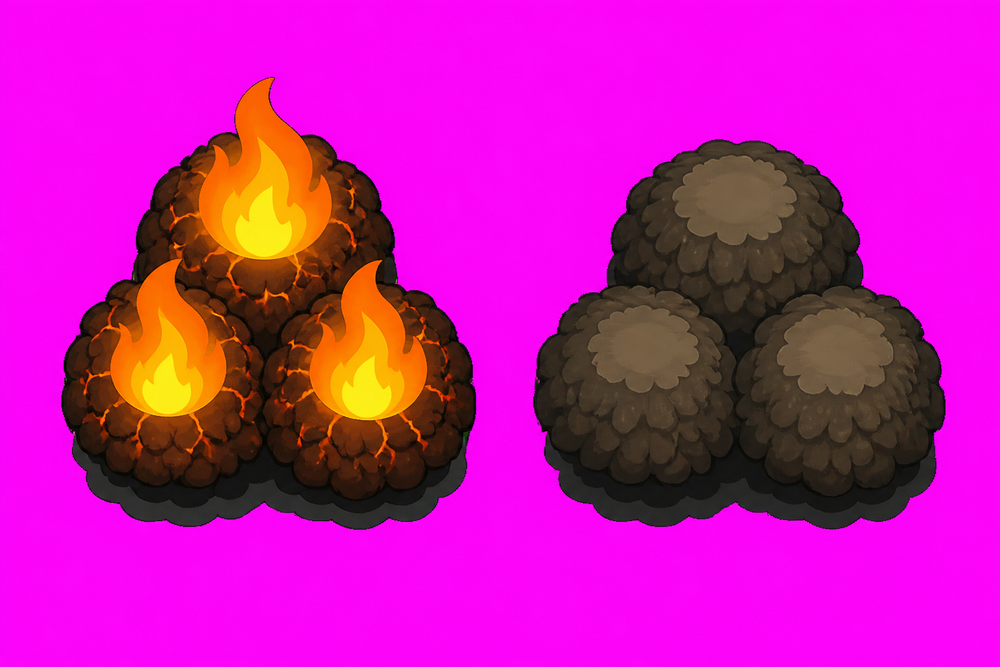
#> input picture art/terrain-runs/forest-states/raw-sheet.png, 1000 x 667 px, shrunk from 1536 x 1024 before the run
$ python despill-magenta.py ../art/terrain-runs/forest-states/raw-sheet.png
#> lines starting #> are read from the running program, lines starting #| are printed output that depends on the picture; after the words box and inside, x2 and y2 are one past the last pixel; in counts of white or black regions, pixels touching at a corner belong together
#!/usr/bin/env python3
"""消除品红键色在角色轮廓上留下的紫色溢色边。

`generate2dsprite process` 用「到 #FF00FF 的色距」判断背景，边缘那些「品红 x 描边」
混合出来的像素色距太大删不掉，而把阈值提到能删掉它们时，浅色像素（骨白、皮毛高光）
的色距同样大，会被一起挖穿。阈值这个维度上不存在可行解。

改成不删而是校正：品红溢色的特征是红蓝双高、绿通道被压低，即 spill = min(r, b) - g > 0。
对本项目的角色配色（灰绿肤色、棕皮革、骨白、钢灰、血红）该判据不会误伤——这些颜色的
绿通道都不低于红蓝的较小值。把 r、b 压回 g，溢色像素就还原成中性的深色描边。

前提：角色配色里不能有粉/品红/紫罗兰/紫色，这些颜色会被判成溢色。prompt 里已明确禁止。
素材**必须**用紫时（魂晶水晶就是），用 `--min-spill` 抬高判定门槛：先量出素材本身的最高
品红度，再取一个高于它、低于键色底的值。魂晶那张实测素材 ≤133、键色底 237~245，取 140。

只处理已抠好底的透明帧。目录模式会跳过 raw-sheet.png：那是未抠色的原始生图，背景是纯品红
(255,0,255)，min(r,b)-g = 255 会被判成溢色而压成黑色，等于毁掉复现锚点。

用法：
    python3 scripts/despill-magenta.py art/sprite-runs/bloodfang/walk
    python3 scripts/despill-magenta.py <dir> --strength 1.0 --dry-run
"""

from __future__ import annotations

import argparse
import pathlib
import sys

import numpy as np
from PIL import Image

# alpha 低于此值的像素视作背景，不参与统计与校正
ALPHA_FLOOR = 16

# 未抠色的原始生图，背景仍是纯品红，绝不能 despill（会整片压成黑色）
SKIP_NAMES = {"raw-sheet.png"}


def despill(img: Image.Image, strength: float, min_spill: int) -> tuple[Image.Image, int, int]:
#> called with strength = 1, min_spill = 0
    a = np.array(img.convert("RGBA"))
    rgb = a[..., :3].astype(np.int16)
    alpha = a[..., 3]
#> alpha: shape (667, 1000); every value is 255

    r, g, b = rgb[..., 0], rgb[..., 1], rgb[..., 2]
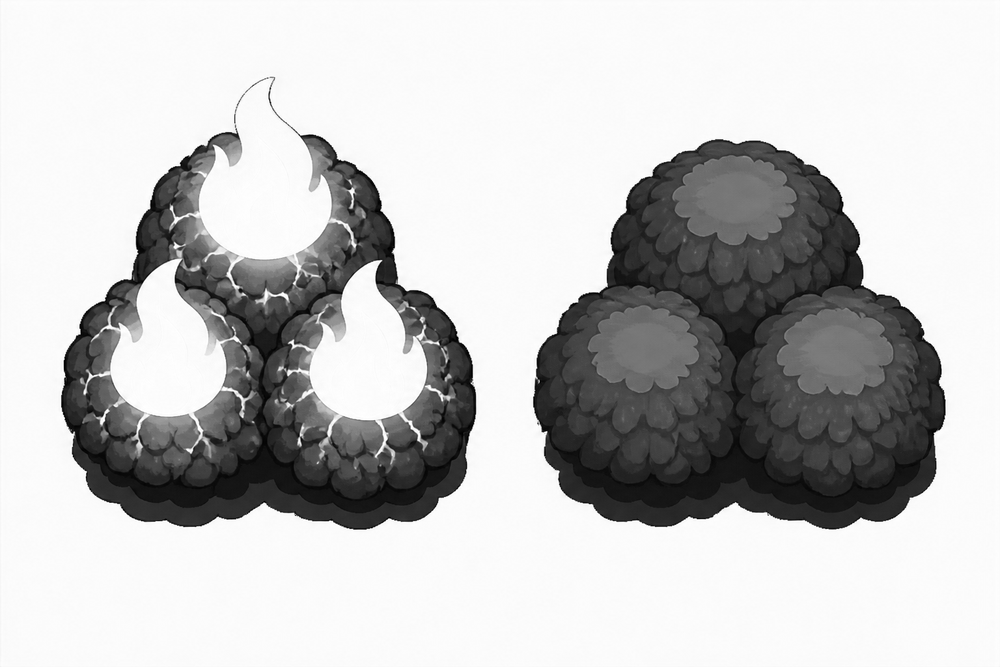
#> r: shape (667, 1000) int16; min 0, max 255, mean 194.9
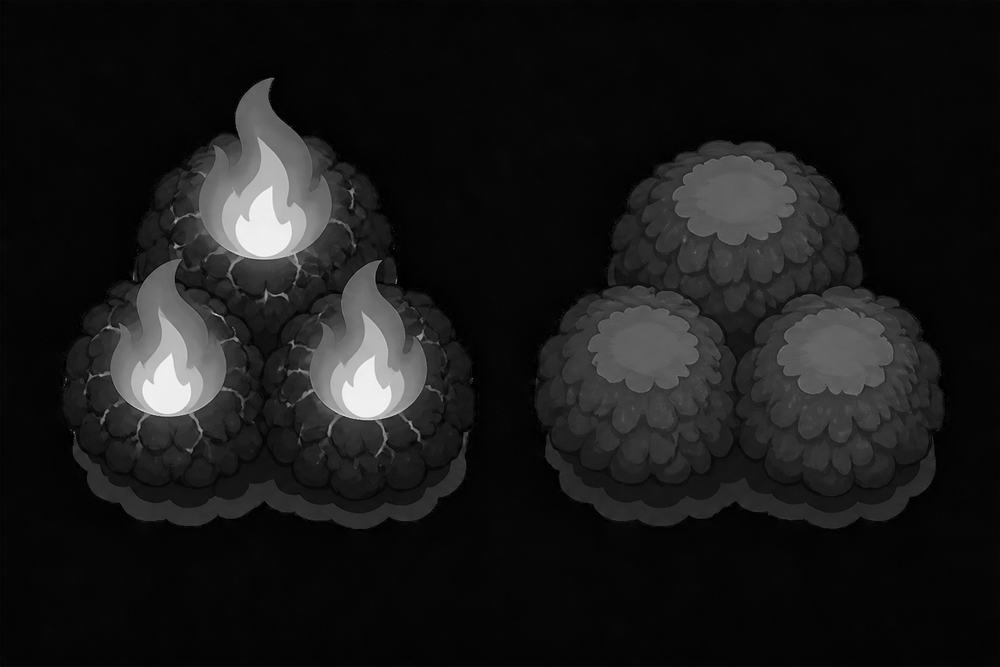
#> g: shape (667, 1000) int16; min 0, max 247, mean 25.5
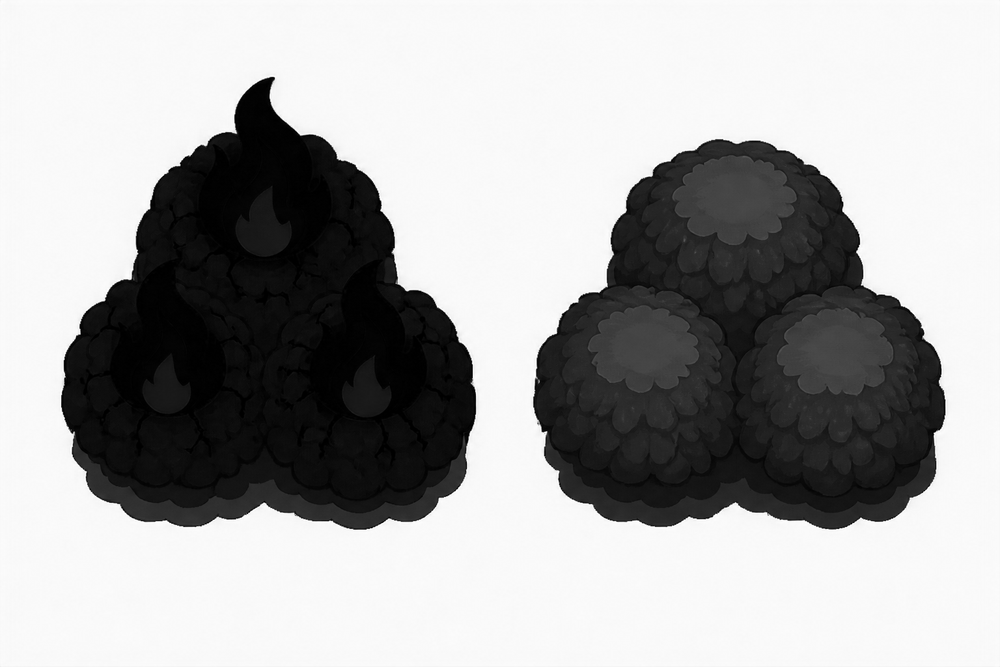
#> b: shape (667, 1000) int16; min 0, max 255, mean 167.9
    visible = alpha > ALPHA_FLOOR
#> visible: shape (667, 1000) bool; every value is 1
    spill = np.minimum(r, b) - g
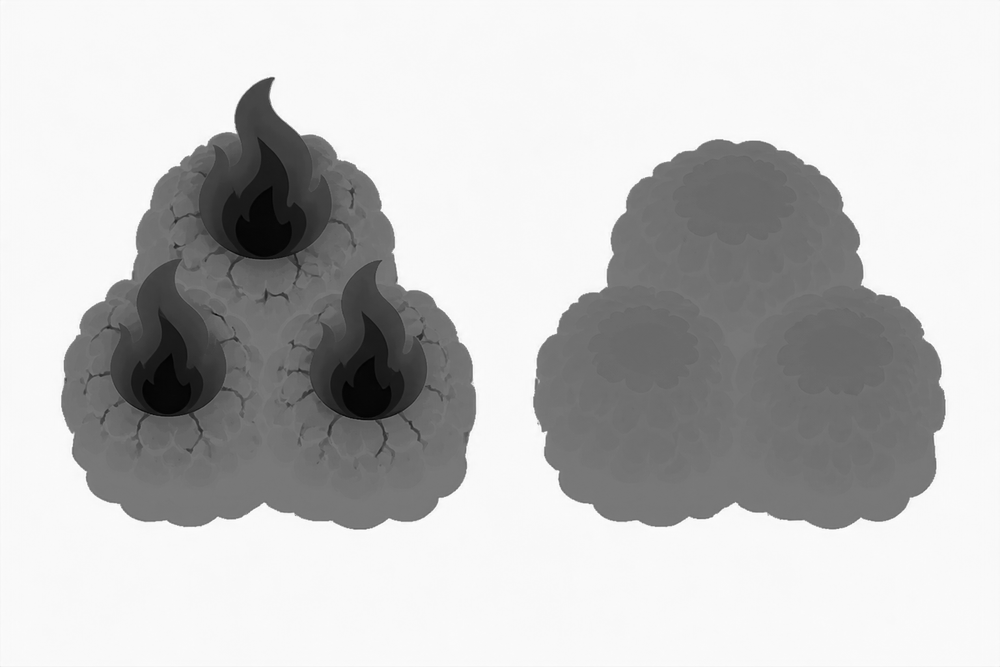
#> spill: shape (667, 1000) int16; min -229, max 255, mean 142.4; drawn with min black and max white
    hit = visible & (spill > min_spill)
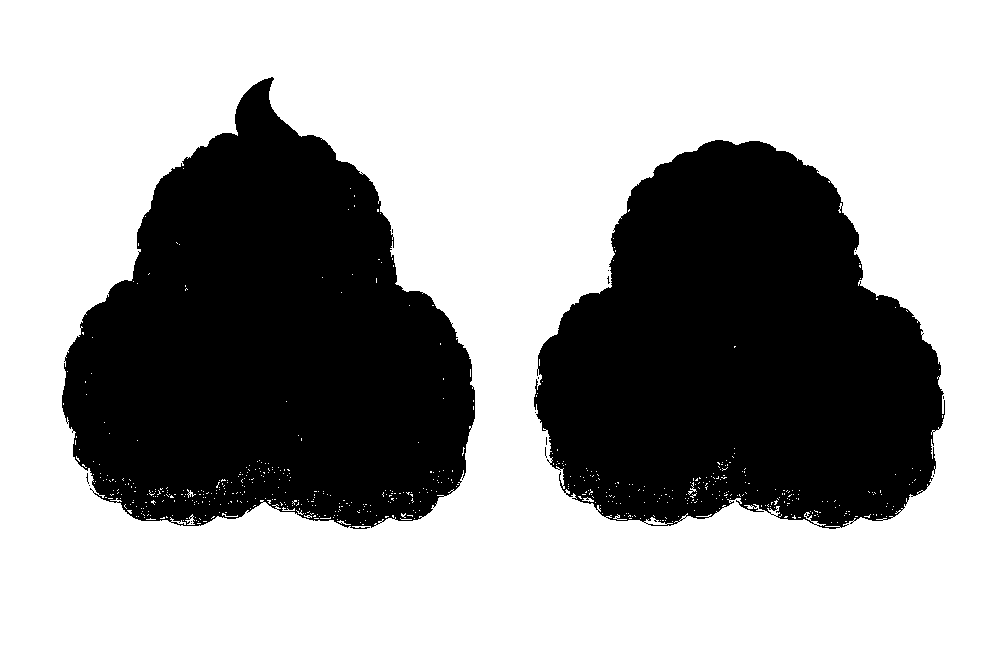
#> hit: shape (667, 1000) bool; 64.6% white; 16 black regions (14 under 20 px), largest, box (x1, y1, x2, y2) and area: (62, 77, 475, 529) 121812, (534, 140, 945, 529) 114545

    # r、b 按 strength 向 g 收敛；strength=1 时完全压平到 g（溢色变中性灰）
    delta = (spill * strength).astype(np.int16)
    rgb[..., 0] = np.where(hit, r - delta, r)
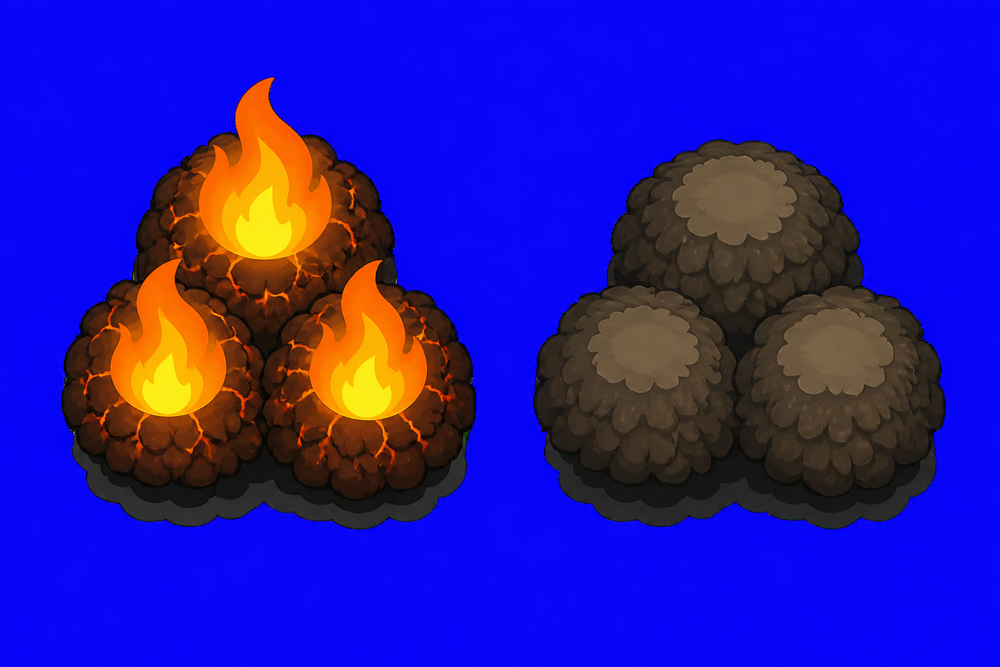
#> rgb: shape (667, 1000, 3) int16; mean R, G, B 39.3, 25.5, 167.9
    rgb[..., 2] = np.where(hit, b - delta, b)
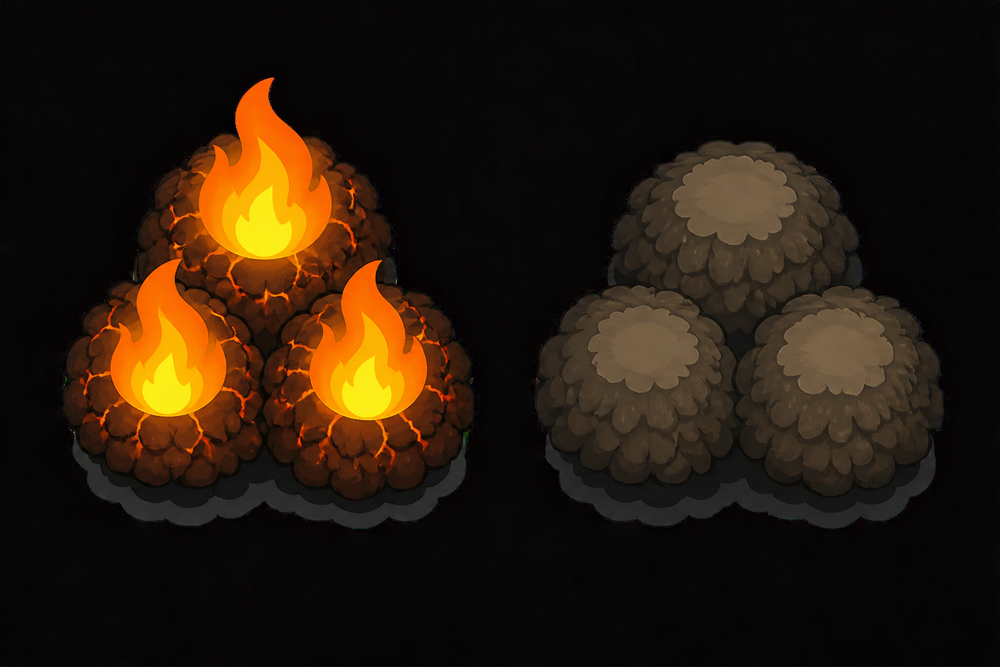
#> rgb: shape (667, 1000, 3) int16; mean R, G, B 39.3, 25.5, 12.4

    a[..., :3] = np.clip(rgb, 0, 255).astype(np.uint8)
    return Image.fromarray(a, "RGBA"), int(hit.sum()), int(visible.sum())


def main() -> int:
    ap = argparse.ArgumentParser(description="消除品红键色残留的紫色溢色边")
    ap.add_argument("target", help="帧目录，或单个 PNG 文件")
    ap.add_argument(
        "--strength",
        type=float,
        default=1.0,
        help="校正强度 0~1，1 表示把溢色完全压成中性色（默认 1.0）",
    )
    ap.add_argument(
        "--min-spill",
        type=int,
        default=0,
        help="品红度高于此值才算溢色。素材本身带紫时抬高它，否则紫色会被压成灰（默认 0）",
    )
    ap.add_argument("--dry-run", action="store_true", help="只统计不写回")
    args = ap.parse_args()

    target = pathlib.Path(args.target)
    if target.is_file():
        # 显式指定单个文件时不拦，调用方自己负责
        files = [target]
    else:
        files = [p for p in sorted(target.glob("*.png")) if p.name not in SKIP_NAMES]
    if not files:
        print(f"没有找到 PNG: {target}", file=sys.stderr)
        return 1

    total_hit = total_vis = 0
    for path in files:
        out, hit, vis = despill(Image.open(path), args.strength, args.min_spill)
#> hit = 430585; vis = 667000
        total_hit += hit
#> total_hit = 430585
        total_vis += vis
#> total_vis = 667000
        if not args.dry_run:
            out.save(path)
        pct = 100.0 * hit / vis if vis else 0.0
#> pct = 64.56
        print(f"  {path.name:<28} 溢色像素 {hit:>6} / 可见 {vis:>7} ({pct:.2f}%)")
#|   raw-sheet.png                溢色像素 430585 / 可见  667000 (64.56%)

    pct = 100.0 * total_hit / total_vis if total_vis else 0.0
    verb = "待校正" if args.dry_run else "已校正"
    print(f"{verb} {len(files)} 个文件，溢色像素合计 {total_hit} / {total_vis} ({pct:.2f}%)")
#| 已校正 1 个文件，溢色像素合计 430585 / 667000 (64.56%)
    return 0


if __name__ == "__main__":
    raise SystemExit(main())
#> (the program exits here)
